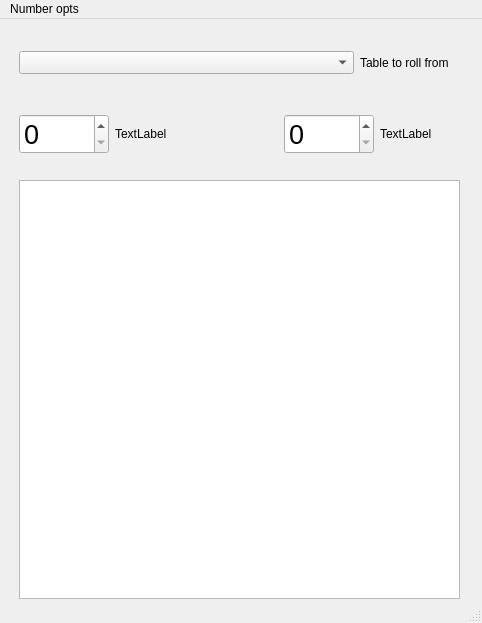
<?xml version="1.0" encoding="UTF-8"?>
<ui version="4.0">
 <class>MainWindow</class>
 <widget class="QMainWindow" name="MainWindow">
  <property name="geometry">
   <rect>
    <x>0</x>
    <y>0</y>
    <width>482</width>
    <height>623</height>
   </rect>
  </property>
  <property name="windowTitle">
   <string>MainWindow</string>
  </property>
  <widget class="QWidget" name="centralwidget">
   <widget class="QWidget" name="verticalLayoutWidget">
    <property name="geometry">
     <rect>
      <x>19</x>
      <y>19</y>
      <width>441</width>
      <height>561</height>
     </rect>
    </property>
    <layout class="QVBoxLayout" name="verticalLayout">
     <property name="sizeConstraint">
      <enum>QLayout::SetMinAndMaxSize</enum>
     </property>
     <item>
      <layout class="QHBoxLayout" name="horizontalLayout">
       <property name="sizeConstraint">
        <enum>QLayout::SetMaximumSize</enum>
       </property>
       <item>
        <widget class="QComboBox" name="table_combo_box">
         <property name="sizePolicy">
          <sizepolicy hsizetype="Minimum" vsizetype="Fixed">
           <horstretch>0</horstretch>
           <verstretch>0</verstretch>
          </sizepolicy>
         </property>
         <property name="minimumSize">
          <size>
           <width>120</width>
           <height>0</height>
          </size>
         </property>
         <property name="font">
          <font>
           <pointsize>10</pointsize>
          </font>
         </property>
        </widget>
       </item>
       <item>
        <widget class="QLabel" name="table_label">
         <property name="sizePolicy">
          <sizepolicy hsizetype="Maximum" vsizetype="Minimum">
           <horstretch>0</horstretch>
           <verstretch>0</verstretch>
          </sizepolicy>
         </property>
         <property name="minimumSize">
          <size>
           <width>100</width>
           <height>50</height>
          </size>
         </property>
         <property name="text">
          <string>Table to roll from</string>
         </property>
        </widget>
       </item>
      </layout>
     </item>
     <item>
      <spacer name="horizontalSpacer_2">
       <property name="orientation">
        <enum>Qt::Horizontal</enum>
       </property>
       <property name="sizeHint" stdset="0">
        <size>
         <width>40</width>
         <height>20</height>
        </size>
       </property>
      </spacer>
     </item>
     <item>
      <layout class="QHBoxLayout" name="horizontalLayout_2">
       <property name="sizeConstraint">
        <enum>QLayout::SetMinAndMaxSize</enum>
       </property>
       <item>
        <widget class="QSpinBox" name="dice_spin_box">
         <property name="sizePolicy">
          <sizepolicy hsizetype="Minimum" vsizetype="Minimum">
           <horstretch>0</horstretch>
           <verstretch>0</verstretch>
          </sizepolicy>
         </property>
         <property name="minimumSize">
          <size>
           <width>90</width>
           <height>30</height>
          </size>
         </property>
         <property name="font">
          <font>
           <pointsize>20</pointsize>
          </font>
         </property>
        </widget>
       </item>
       <item>
        <widget class="QLabel" name="dice_label">
         <property name="enabled">
          <bool>true</bool>
         </property>
         <property name="sizePolicy">
          <sizepolicy hsizetype="Minimum" vsizetype="Preferred">
           <horstretch>0</horstretch>
           <verstretch>0</verstretch>
          </sizepolicy>
         </property>
         <property name="minimumSize">
          <size>
           <width>80</width>
           <height>0</height>
          </size>
         </property>
         <property name="text">
          <string>TextLabel</string>
         </property>
        </widget>
       </item>
       <item>
        <spacer name="horizontalSpacer_3">
         <property name="orientation">
          <enum>Qt::Horizontal</enum>
         </property>
         <property name="sizeHint" stdset="0">
          <size>
           <width>40</width>
           <height>20</height>
          </size>
         </property>
        </spacer>
       </item>
       <item>
        <widget class="QSpinBox" name="second_dice_spin_box">
         <property name="sizePolicy">
          <sizepolicy hsizetype="Minimum" vsizetype="Minimum">
           <horstretch>0</horstretch>
           <verstretch>0</verstretch>
          </sizepolicy>
         </property>
         <property name="minimumSize">
          <size>
           <width>90</width>
           <height>30</height>
          </size>
         </property>
         <property name="font">
          <font>
           <pointsize>20</pointsize>
          </font>
         </property>
        </widget>
       </item>
       <item>
        <widget class="QLabel" name="second_dice_label">
         <property name="enabled">
          <bool>true</bool>
         </property>
         <property name="sizePolicy">
          <sizepolicy hsizetype="Minimum" vsizetype="Preferred">
           <horstretch>0</horstretch>
           <verstretch>0</verstretch>
          </sizepolicy>
         </property>
         <property name="minimumSize">
          <size>
           <width>80</width>
           <height>0</height>
          </size>
         </property>
         <property name="text">
          <string>TextLabel</string>
         </property>
        </widget>
       </item>
      </layout>
     </item>
     <item>
      <spacer name="horizontalSpacer">
       <property name="orientation">
        <enum>Qt::Horizontal</enum>
       </property>
       <property name="sizeHint" stdset="0">
        <size>
         <width>40</width>
         <height>20</height>
        </size>
       </property>
      </spacer>
     </item>
     <item>
      <widget class="QPlainTextEdit" name="outcome">
       <property name="font">
        <font>
         <family>Trajan Pro</family>
         <pointsize>24</pointsize>
         <weight>75</weight>
         <bold>true</bold>
        </font>
       </property>
      </widget>
     </item>
    </layout>
   </widget>
  </widget>
  <widget class="QMenuBar" name="menubar">
   <property name="geometry">
    <rect>
     <x>0</x>
     <y>0</y>
     <width>482</width>
     <height>21</height>
    </rect>
   </property>
   <widget class="QMenu" name="menuNumber_opts">
    <property name="title">
     <string>Number opts</string>
    </property>
    <addaction name="actionRandom_on_off"/>
   </widget>
   <addaction name="menuNumber_opts"/>
  </widget>
  <widget class="QStatusBar" name="statusbar"/>
  <action name="actionRandom_on_off">
   <property name="text">
    <string>Random on/off</string>
   </property>
  </action>
 </widget>
 <resources/>
 <connections/>
</ui>
